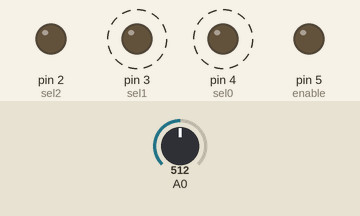
This sketch was run on a simulated Arduino Uno, built with avr-gcc and run on an emulated ATmega328P. On the bench: output pins drawn as LEDs (lit = HIGH). Dashed ring = blinking. The inputs (shaded band) are chosen by the test bench; at power-on: A0 = 512. What the sketch prints to the serial monitor is not drawn.

Above: at 0.05 s.
Timing chart, 0 to 3.0 s (numbered marks = the images above):
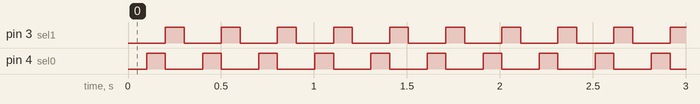

The sketch:

multiplexerReading.ino
```cpp
byte s0;
byte s1;   // the three digital pins for the bits
byte s2;

int sel0  = 4; // Selecters 0,1,2 to pick channel
int sel1 = 3;
int sel2 = 2;

float sensorOneValue = 0.0;  // variable to store the value coming from the sensor
float sensorTwoValue = 0.0;
float sensorThreeValue = 0.0;
float sensorFourValue = 0.0;

//Enable reading (Low is enabled);
int enable = 5;

const int valuesToRead = 3;
float valuesToSend[valuesToRead];

String outputString;

void setup() {
  // put your setup code here, to run once:
  s0 = 0;
  s1 = 0;
  s2 = 0;

  pinMode(sel2, OUTPUT);    // s0
  pinMode(sel1, OUTPUT);    // s1
  pinMode(sel0, OUTPUT);    // s2
  pinMode(enable,OUTPUT);   //vE

  Serial.begin(9600); // fire up the serial
}

void loop() {

    digitalWrite(enable,LOW);


    for (int count=0; count < 3 ; count++) { //loop through each channel, checking for a signal

      int row = count; //channel 5 = 5th element in the bin list -> 101 etc.

      s0 = bitRead(row,0); //bitRead() -> parameter 1 = binary sequence, parameter 2 = which bit to read, starting from the right most bit
      s1 = bitRead(row,1); //channel 7 = 111, 1 = 2nd bit
      s2 = bitRead(row,2); // third bit

      digitalWrite(sel2, s2); // send the bits to the digital pins
      digitalWrite(sel1, s1);
      digitalWrite(sel0, s0);

      delay(50);

      int reading = analogRead(A0);
      float value = modify(reading);

      valuesToSend[count] = value;

      delay (50); // time to read the values


    }


    outputString = formatString(valuesToSend);
    Serial.println(outputString);


 }


 float modify(int reading){
  return reading * 0.48828;
}


String formatString(float valuesToSend[]){

  sensorOneValue = valuesToSend[0];
  sensorTwoValue = valuesToSend[1];
  sensorThreeValue = valuesToSend[2];
  sensorFourValue = 0.0;
  return (String(sensorOneValue, 3) + "," + String(sensorTwoValue, 3) + "," + String(sensorThreeValue, 3) + "," + String(sensorFourValue, 3));
}
```

Measured:
- by itself, pin 3 (sel1), pin 4 (sel0): alternates HIGH for 0.10 s and LOW for 0.20 s
